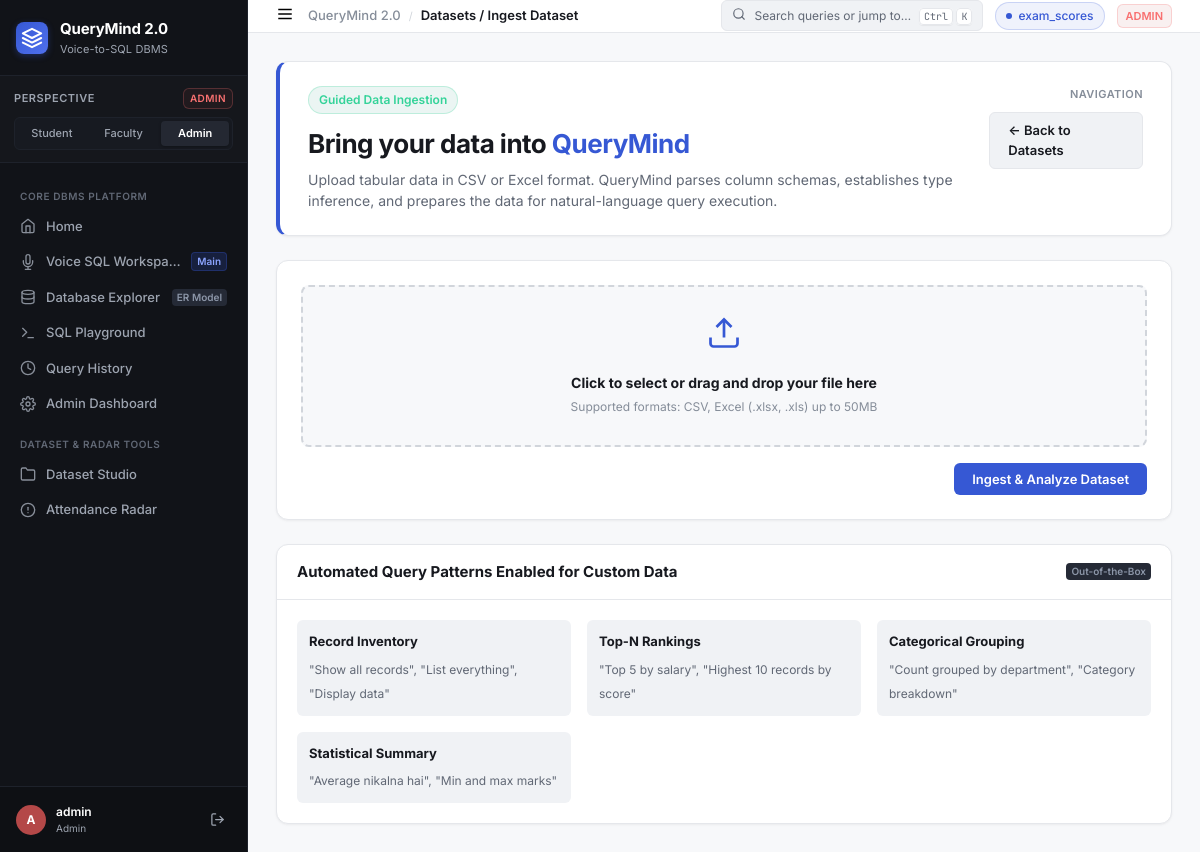
Screenshot of /datasets/upload with the database file from the repository.
### tables this page shows
CREATE TABLE dataset_registry (
            id           INTEGER PRIMARY KEY AUTOINCREMENT,
            table_name   TEXT NOT NULL UNIQUE,
            display_name TEXT NOT NULL,
            row_count    INTEGER DEFAULT 0,
            col_count    INTEGER DEFAULT 0,
            columns_json TEXT,
            uploaded_by  TEXT,
            uploaded_at  TEXT DEFAULT (datetime('now'))
        );

### app.py (the view, shortened to what this page needs)
@app.route("/datasets/upload", methods=["GET", "POST"])
@login_required
def dataset_upload():
    if session.get("role") not in ("admin", "teacher"):
        flash("Dataset upload requires faculty or admin access.", "danger")
        return redirect(url_for("dashboard"))
    return render_template("upload.html", role=session["role"])

### app.py (called while the page is built)
def login_required(f):
    from functools import wraps
    @wraps(f)
    def wrapper(*args, **kwargs):
        if "user_id" not in session:
            flash("Please log in to continue.", "warning")
            return redirect(url_for("login"))
        return f(*args, **kwargs)
    return wrapper

@app.before_request
def ensure_default_session():
    if "user_id" not in session:
        session["user_id"] = 1
        session["username"] = "admin"
        session["role"] = "admin"

@app.context_processor
def inject_global_ui_context():
    try:
        datasets = get_uploaded_datasets()
    except Exception:
        datasets = []
    return {
        "current_role": session.get("role", "admin"),
        "current_username": session.get("username", "admin"),
        "global_datasets": datasets,
    }

### db/database.py (called while the page is built, shortened)
def _conn():
    conn = sqlite3.connect(DB_PATH)
    conn.row_factory = sqlite3.Row          # rows accessible as dicts
    conn.execute("PRAGMA foreign_keys = ON")
    conn.execute("PRAGMA journal_mode = WAL")
    return conn

def _setup_registry():
    conn = _conn()
    conn.execute("""
        CREATE TABLE IF NOT EXISTS dataset_registry (
            id           INTEGER PRIMARY KEY AUTOINCREMENT,
            table_name   TEXT NOT NULL UNIQUE,
            display_name TEXT NOT NULL,
            row_count    INTEGER DEFAULT 0,
            col_count    INTEGER DEFAULT 0,
            columns_json TEXT,
            uploaded_by  TEXT,
            uploaded_at  TEXT DEFAULT (datetime('now'))
        )
    """)
    conn.commit()
    count = conn.execute("SELECT COUNT(*) FROM dataset_registry").fetchone()[0]
    conn.close()

def get_uploaded_datasets() -> list:
    _setup_registry()
    conn = _conn()
    rows = conn.execute(
        "SELECT * FROM dataset_registry ORDER BY id DESC"
    ).fetchall()
    conn.close()
    return [dict(r) for r in rows]

### templates/upload.html (shortened to what this page needs)
{% extends "base.html" %}
{% block breadcrumb %}Datasets / Ingest Dataset{% endblock %}
{% block content %}
<div class="workspace-view" style="max-width:960px; margin: 0 auto;">
  <div class="role-hero" style="border-left: 4px solid var(--accent-primary);">
    <div class="role-hero-left">
      <div class="role-badge-lg badge-student">
        Guided Data Ingestion
      </div>
      <h1>Bring your data into <span style="color:var(--accent-primary);">QueryMind</span></h1>
      <p class="hero-sub">Upload tabular data in CSV or Excel format. QueryMind parses column schemas, establishes type inference, and prepares the data for natural-language query execution.</p>
    </div>
    <div class="dataset-switcher-box">
      <span class="switcher-label">Navigation</span>
      <a href="{{ url_for('datasets') }}" class="btn-query" style="background:var(--surface-secondary); color:var(--text-primary); border:1px solid var(--border-subtle); margin-top:4px;">
        ← Back to Datasets
      </a>
    </div>
  </div>
  <div class="query-card" style="margin-bottom:24px;">
    <form id="uploadForm" method="POST" enctype="multipart/form-data" action="{{ url_for('dataset_upload') }}">
      <div class="upload-dropzone" id="uploadDropZone" onclick="document.getElementById('fileInput').click()">
        <div class="drop-icon" style="color:var(--accent-primary);">
          <svg width="36" height="36" viewBox="0 0 24 24" fill="none" stroke="currentColor" stroke-width="1.8">
            <path d="M21 15v4a2 2 0 0 1-2 2H5a2 2 0 0 1-2-2v-4"></path>
            <polyline points="17 8 12 3 7 8"></polyline>
            <line x1="12" y1="3" x2="12" y2="15"></line>
          </svg>
        </div>
        <div class="drop-text">
          <strong id="uploadPromptText">Click to select or drag and drop your file here</strong>
          <span class="drop-sub">Supported formats: CSV, Excel (.xlsx, .xls) up to 50MB</span>
        </div>
      </div>
      <div style="display:flex; justify-content:flex-end; margin-top:16px;">
        <button type="submit" class="btn-query" id="submitUploadBtn">
          <span id="uploadBtnText">Ingest &amp; Analyze Dataset</span>
        </button>
      </div>
    </form>
  </div>
  <div class="gov-card">
    <div class="gov-card-header">
      <h3>Automated Query Patterns Enabled for Custom Data</h3>
      <span class="nav-meta-badge">Out-of-the-Box</span>
    </div>
    <div style="padding:20px; display:grid; grid-template-columns:repeat(auto-fit, minmax(240px, 1fr)); gap:16px;">
      <div style="padding:12px; background:var(--surface-secondary); border-radius:var(--radius-sm);">
        <strong style="font-size:13px; color:var(--text-primary); display:block; margin-bottom:4px;">Record Inventory</strong>
        <span style="font-size:12px; color:var(--text-secondary);">"Show all records", "List everything", "Display data"</span>
      </div>
      <div style="padding:12px; background:var(--surface-secondary); border-radius:var(--radius-sm);">
        <strong style="font-size:13px; color:var(--text-primary); display:block; margin-bottom:4px;">Top-N Rankings</strong>
        <span style="font-size:12px; color:var(--text-secondary);">"Top 5 by salary", "Highest 10 records by score"</span>
      </div>
      <div style="padding:12px; background:var(--surface-secondary); border-radius:var(--radius-sm);">
        <strong style="font-size:13px; color:var(--text-primary); display:block; margin-bottom:4px;">Categorical Grouping</strong>
        <span style="font-size:12px; color:var(--text-secondary);">"Count grouped by department", "Category breakdown"</span>
      </div>
      <div style="padding:12px; background:var(--surface-secondary); border-radius:var(--radius-sm);">
        <strong style="font-size:13px; color:var(--text-primary); display:block; margin-bottom:4px;">Statistical Summary</strong>
        <span style="font-size:12px; color:var(--text-secondary);">"Average nikalna hai", "Min and max marks"</span>
      </div>
    </div>
  </div>
</div>
{% endblock %}

### templates/base.html (shortened to what this page needs)
<!DOCTYPE html>
<html lang="en">
<head>
  <link rel="stylesheet" href="{{ url_for('static', filename='css/style.css') }}" />
</head>
<body class="app-shell role-{{ current_role }}">
  <aside class="sidebar-rail">
    <div class="sidebar-brand">
      <a href="{{ url_for('home') }}" class="brand-link">
        <div class="brand-logo-mark">
          <svg width="22" height="22" viewBox="0 0 24 24" fill="none" stroke="currentColor" stroke-width="2.2" stroke-linecap="round" stroke-linejoin="round">
            <polygon points="12 2 2 7 12 12 22 7 12 2"></polygon>
            <polyline points="2 17 12 22 22 17"></polyline>
            <polyline points="2 12 12 17 22 12"></polyline>
          </svg>
        </div>
        <div class="brand-text-block">
          <span class="brand-title">QueryMind 2.0</span>
          <span class="brand-tagline">Voice-to-SQL DBMS</span>
        </div>
      </a>
    </div>
    <div class="role-perspective-box">
      <div class="rpb-header">
        <span class="rpb-label">Perspective</span>
        <span class="rpb-role-badge badge-{{ current_role }}">{{ current_role|upper }}</span>
      </div>
      <div class="role-pills">
        <a href="{{ url_for('switch_role', target_role='student') }}"
           class="role-pill {% if current_role == 'student' %}active{% endif %}" title="Switch to Student Perspective (Aarav Sharma)">
          Student
        </a>
        <a href="{{ url_for('switch_role', target_role='teacher') }}"
           class="role-pill {% if current_role in ('teacher', 'faculty') %}active{% endif %}" title="Switch to Faculty Perspective (Prof. Sharma)">
          Faculty
        </a>
        <a href="{{ url_for('switch_role', target_role='admin') }}"
           class="role-pill {% if current_role == 'admin' %}active{% endif %}" title="Switch to Administrator Governance">
          Admin
        </a>
      </div>
    </div>
    <nav class="sidebar-nav">
      <div class="nav-group-header">Core DBMS Platform</div>
      <a href="{{ url_for('home') }}" class="nav-item {% if request.endpoint == 'home' %}active{% endif %}">
        <span class="nav-icon">
          <svg width="16" height="16" viewBox="0 0 24 24" fill="none" stroke="currentColor" stroke-width="2" stroke-linecap="round" stroke-linejoin="round">
            <path d="M3 9l9-7 9 7v11a2 2 0 0 1-2 2H5a2 2 0 0 1-2-2z"></path>
            <polyline points="9 22 9 12 15 12 15 22"></polyline>
          </svg>
        </span>
        <span class="nav-label">Home</span>
      </a>
      <a href="{{ url_for('voice_sql_workspace') }}" class="nav-item {% if request.endpoint in ('voice_sql_workspace', 'workspace') %}active{% endif %}">
        <span class="nav-icon">
        </span>
        <span class="nav-label">Voice SQL Workspace</span>
        <span class="nav-meta-badge voice-pulse">Main</span>
      </a>
      <a href="{{ url_for('database_explorer') }}" class="nav-item {% if request.endpoint == 'database_explorer' %}active{% endif %}">
        <span class="nav-icon">
          <svg width="16" height="16" viewBox="0 0 24 24" fill="none" stroke="currentColor" stroke-width="2" stroke-linecap="round" stroke-linejoin="round">
            <ellipse cx="12" cy="5" rx="9" ry="3"></ellipse>
            <path d="M21 12c0 1.66-4 3-9 3s-9-1.34-9-3"></path>
            <path d="M3 5v14c0 1.66 4 3 9 3s9-1.34 9-3V5"></path>
          </svg>
        </span>
        <span class="nav-label">Database Explorer</span>
        <span class="nav-meta-badge">ER Model</span>
      </a>
      <a href="{{ url_for('sql_playground') }}" class="nav-item {% if request.endpoint == 'sql_playground' %}active{% endif %}">
        <span class="nav-icon">
          <svg width="16" height="16" viewBox="0 0 24 24" fill="none" stroke="currentColor" stroke-width="2" stroke-linecap="round" stroke-linejoin="round">
            <polyline points="4 17 10 11 4 5"></polyline>
            <line x1="12" y1="19" x2="20" y2="19"></line>
          </svg>
        </span>
        <span class="nav-label">SQL Playground</span>
      </a>
      <a href="{{ url_for('history') }}" class="nav-item {% if request.endpoint == 'history' %}active{% endif %}">
        <span class="nav-icon">
          <svg width="16" height="16" viewBox="0 0 24 24" fill="none" stroke="currentColor" stroke-width="2" stroke-linecap="round" stroke-linejoin="round">
            <circle cx="12" cy="12" r="10"></circle>
            <polyline points="12 6 12 12 16 14"></polyline>
          </svg>
        </span>
        <span class="nav-label">Query History</span>
      </a>
      <a href="{{ url_for('admin_dashboard') }}" class="nav-item {% if request.endpoint in ('admin_dashboard', 'dashboard') %}active{% endif %}">
        <span class="nav-icon">
        </span>
        <span class="nav-label">Admin Dashboard</span>
      </a>
      <div class="nav-group-header">Dataset &amp; Radar Tools</div>
      <a href="{{ url_for('portal1') }}" class="nav-item {% if request.endpoint == 'portal1' %}active{% endif %}">
        <span class="nav-icon">
          <svg width="16" height="16" viewBox="0 0 24 24" fill="none" stroke="currentColor" stroke-width="2" stroke-linecap="round" stroke-linejoin="round">
            <path d="M22 19a2 2 0 0 1-2 2H4a2 2 0 0 1-2-2V5a2 2 0 0 1 2-2h5l2 3h9a2 2 0 0 1 2 2z"></path>
          </svg>
        </span>
        <span class="nav-label">Dataset Studio</span>
      </a>
      {% if current_role in ('admin', 'teacher') %}
      <a href="{{ url_for('defaulters') }}" class="nav-item {% if request.endpoint == 'defaulters' %}active{% endif %}">
        <span class="nav-icon">
          <svg width="16" height="16" viewBox="0 0 24 24" fill="none" stroke="currentColor" stroke-width="2" stroke-linecap="round" stroke-linejoin="round">
            <circle cx="12" cy="12" r="10"></circle>
            <line x1="12" y1="8" x2="12" y2="12"></line>
            <line x1="12" y1="16" x2="12.01" y2="16"></line>
          </svg>
        </span>
        <span class="nav-label">Attendance Radar</span>
      </a>
      {% endif %}
    </nav>
    <div class="sidebar-footer">
      <div class="user-profile-strip">
        <div class="user-avatar avatar-{{ current_role }}">
          {{ current_username[0]|upper }}
        </div>
        <div class="user-info">
          <span class="user-name">{{ current_username }}</span>
          <span class="user-role-text">{{ current_role|title }}</span>
        </div>
        <a href="{{ url_for('logout') }}" class="btn-logout" title="Log out">
          <svg width="15" height="15" viewBox="0 0 24 24" fill="none" stroke="currentColor" stroke-width="2" stroke-linecap="round" stroke-linejoin="round">
            <path d="M9 21H5a2 2 0 0 1-2-2V5a2 2 0 0 1 2-2h4"></path>
            <polyline points="16 17 21 12 16 7"></polyline>
            <line x1="21" y1="12" x2="9" y2="12"></line>
          </svg>
        </a>
      </div>
    </div>
  </aside>
  <div class="app-main-layout">
    <header class="workspace-topbar">
      <div class="topbar-left">
        <button type="button" class="mobile-drawer-btn" onclick="toggleMobileSidebar()" aria-label="Toggle navigation drawer">
          <svg width="18" height="18" viewBox="0 0 24 24" fill="none" stroke="currentColor" stroke-width="2">
            <line x1="3" y1="12" x2="21" y2="12"></line>
            <line x1="3" y1="6" x2="21" y2="6"></line>
            <line x1="3" y1="18" x2="21" y2="18"></line>
          </svg>
        </button>
        <nav class="breadcrumb-trail" aria-label="Breadcrumb">
          <span class="bc-root">QueryMind 2.0</span>
          <span class="bc-sep">/</span>
          <span class="bc-current">
            {% block breadcrumb %}{% endblock %}
          </span>
        </nav>
      </div>
      <div class="topbar-right">
        <button type="button" class="command-palette-trigger" onclick="openCommandPalette()">
          <span class="cpt-icon">
            <svg width="14" height="14" viewBox="0 0 24 24" fill="none" stroke="currentColor" stroke-width="2" stroke-linecap="round" stroke-linejoin="round">
              <circle cx="11" cy="11" r="8"></circle>
              <line x1="21" y1="21" x2="16.65" y2="16.65"></line>
            </svg>
          </span>
          <span class="cpt-text">Search queries or jump to…</span>
          <span class="cpt-shortcut"><kbd>Ctrl</kbd> <kbd>K</kbd></span>
        </button>
        {% if active_dataset_name %}
        <div class="dataset-pill" title="Currently active dataset table">
          <span class="dsp-dot"></span>
          <span class="dsp-name">{{ active_dataset_name }}</span>
        </div>
        {% elif global_datasets and global_datasets|length > 0 %}
        <div class="dataset-pill" title="Loaded datasets">
          <span class="dsp-dot"></span>
          <span class="dsp-name">{{ global_datasets[0].display_name }}</span>
        </div>
        {% endif %}
        <span class="topbar-role-badge badge-{{ current_role }}">
          {{ current_role|upper }}
        </span>
      </div>
    </header>
    <main class="content-canvas">
      {% block content %}{% endblock %}
    </main>
  </div>
</body>
</html>

### rows the page displays
dataset_registry: uploaded_by "ADMIN", uploaded_by "admin", uploaded_by "Admin", display_name "exam_scores"

### other values shown
{{ current_username[0]|upper }} "A"
